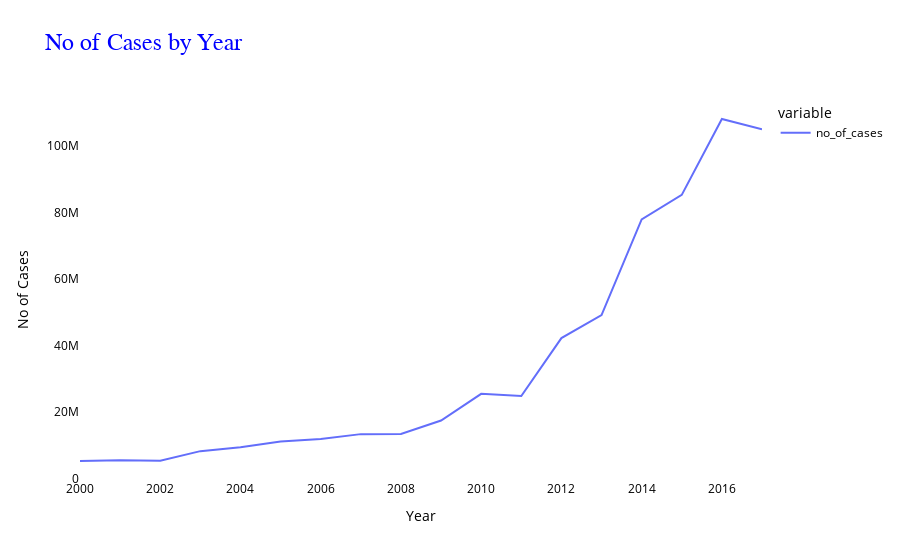
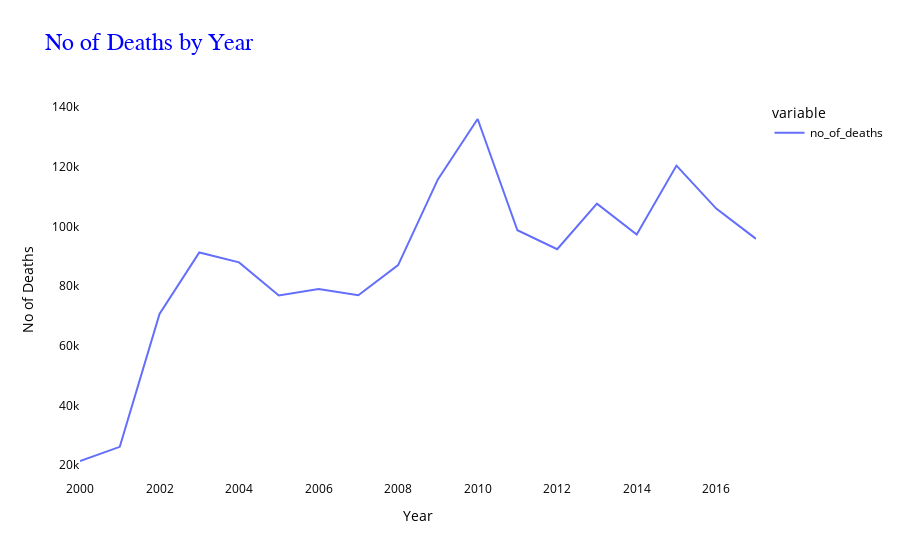

The notebook cell these images were saved under, in order:
### Code cell
# Line plot
fig = px.line(year, y=['no_of_cases'], x='year', title='No of Cases by Year')

# Styling
fig.update_layout(
    title='No of Cases by Year',
    title_font=dict(size=24, color='blue', family="Arial"),
    xaxis_title="Year",
    yaxis_title="No of Cases",
    plot_bgcolor='rgba(0,0,0,0)',  # Transparent background
    paper_bgcolor='rgba(0,0,0,0)',
    font=dict(color='black'),
    hovermode='x unified'
)

fig.show()


# Line plot
fig = px.line(year, y=["no_of_deaths"], x='year', title='No of Deaths by Year')

# Styling
fig.update_layout(
    title='No of Deaths by Year',
    title_font=dict(size=24, color='blue', family="Arial"),
    xaxis_title="Year",
    yaxis_title="No of Deaths",
    plot_bgcolor='rgba(0,0,0,0)',  # Transparent background
    paper_bgcolor='rgba(0,0,0,0)',
    font=dict(color='black'),
    hovermode='x unified'
)

fig.show()

### Figure 1 — Plotly figure (JSON) as saved in the notebook; plotly's stock layout.template omitted (floating-point values rounded to 4 significant figures)
{"data": [{"hovertemplate": "variable=no_of_cases<br>year=%{x}<br>value=%{y}<extra></extra>", "legendgroup": "no_of_cases", "line": {"color": "#636efa", "dash": "solid"}, "marker": {"symbol": "circle"}, "mode": "lines", "name": "no_of_cases", "orientation": "v", "showlegend": true, "type": "scatter", "x": [2000, 2001, 2002, 2003, 2004, 2005, 2006, 2007, 2008, 2009, 2010, 2011, 2012, 2013, 2014, 2015, 2016, 2017], "xaxis": "x", "y": [5279182, 5534764, 5335247, 8243454, 9389638, 11170319, 11898896, 13365529, 13395349, 17454477, 25484864, 24817945, 42265864, 49175016, 78001744, 85379317, 108212723, 105109520], "yaxis": "y"}], "layout": {"autosize": true, "font": {"color": "black"}, "hovermode": "x unified", "legend": {"title": {"text": "variable"}, "tracegroupgap": 0}, "paper_bgcolor": "rgba(0, 0, 0, 0)", "plot_bgcolor": "rgba(0, 0, 0, 0)", "title": {"font": {"color": "blue", "family": "Arial", "size": 24}, "text": "No of Cases by Year"}, "xaxis": {"anchor": "y", "autorange": true, "domain": [0, 1], "range": [2000, 2017], "title": {"text": "Year"}, "type": "linear"}, "yaxis": {"anchor": "x", "autorange": true, "domain": [0, 1], "range": [-439300.0, 113900000.0], "title": {"text": "No of Cases"}, "type": "linear"}}}

### Figure 2 — Plotly figure (JSON) as saved in the notebook; plotly's stock layout.template omitted (floating-point values rounded to 4 significant figures)
{"data": [{"hovertemplate": "variable=no_of_deaths<br>year=%{x}<br>value=%{y}<extra></extra>", "legendgroup": "no_of_deaths", "line": {"color": "#636efa", "dash": "solid"}, "marker": {"symbol": "circle"}, "mode": "lines", "name": "no_of_deaths", "orientation": "v", "showlegend": true, "type": "scatter", "x": [2000, 2001, 2002, 2003, 2004, 2005, 2006, 2007, 2008, 2009, 2010, 2011, 2012, 2013, 2014, 2015, 2016, 2017], "xaxis": "x", "y": [21419, 26162, 70683, 91247, 87926, 76842, 78995, 76904, 87024, 115694, 135936, 98690, 92357, 107591, 97273, 120335, 105929, 95803], "yaxis": "y"}], "layout": {"autosize": true, "font": {"color": "black"}, "hovermode": "x unified", "legend": {"title": {"text": "variable"}, "tracegroupgap": 0}, "paper_bgcolor": "rgba(0, 0, 0, 0)", "plot_bgcolor": "rgba(0, 0, 0, 0)", "title": {"font": {"color": "blue", "family": "Arial", "size": 24}, "text": "No of Deaths by Year"}, "xaxis": {"anchor": "y", "autorange": true, "domain": [0, 1], "range": [2000, 2017], "title": {"text": "Year"}, "type": "linear"}, "yaxis": {"anchor": "x", "autorange": true, "domain": [0, 1], "range": [15060.0, 142300.0], "title": {"text": "No of Deaths"}, "type": "linear"}}}
